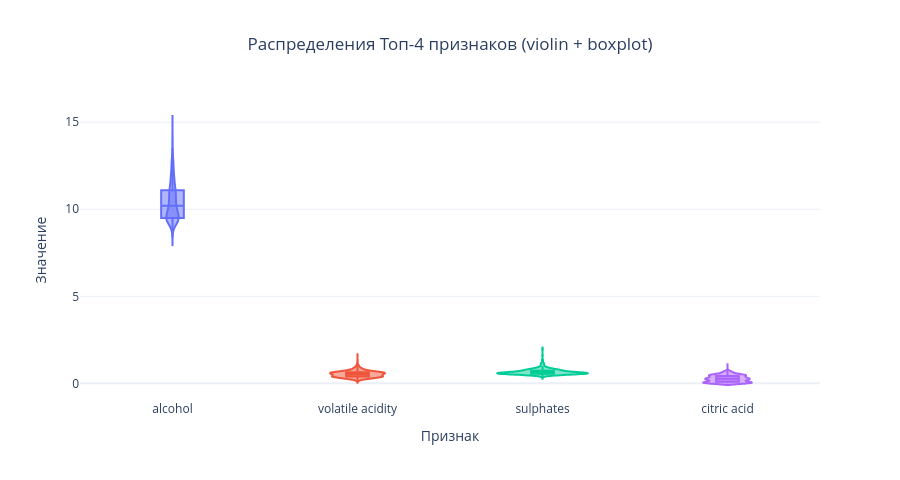

Here is the notebook cell this chart was saved with:
### Markdown cell above
### 2.4 Violinplot: распределения Топ-4 признаков

### Code cell
top4_features = ['alcohol', 'volatile acidity', 'sulphates', 'citric acid']

df_melted = df[top4_features + ['quality']].melt(
    id_vars='quality', value_vars=top4_features,
    var_name='feature', value_name='value',
)

fig = px.violin(
    df_melted, x='feature', y='value',
    box=True, points=False,
    color='feature',
    title='Распределения Топ-4 признаков (violin + boxplot)',
    labels={'feature': 'Признак', 'value': 'Значение'},
    width=900, height=480,
)
fig.update_layout(
    title={'x': 0.5, 'xanchor': 'center'},
    showlegend=False,
)
fig.show()

### Figure 1 — Plotly figure (JSON) as saved in the notebook; plotly's stock layout.template omitted (floating-point values rounded to 4 significant figures; data arrays with more than 128 entries replaced by an {"elided": "..."} marker saying what was removed)
{"data": [{"alignmentgroup": "True", "box": {"visible": true}, "hovertemplate": "Признак=%{x}<br>Значение=%{y}<extra></extra>", "legendgroup": "alcohol", "marker": {"color": "#636efa"}, "name": "alcohol", "offsetgroup": "alcohol", "orientation": "v", "points": false, "scalegroup": "True", "showlegend": true, "type": "violin", "x": {"elided": "1599 str values"}, "x0": " ", "xaxis": "x", "y": {"elided": "1599 float values"}, "y0": " ", "yaxis": "y"}, {"alignmentgroup": "True", "box": {"visible": true}, "hovertemplate": "Признак=%{x}<br>Значение=%{y}<extra></extra>", "legendgroup": "volatile acidity", "marker": {"color": "#EF553B"}, "name": "volatile acidity", "offsetgroup": "volatile acidity", "orientation": "v", "points": false, "scalegroup": "True", "showlegend": true, "type": "violin", "x": {"elided": "1599 str values"}, "x0": " ", "xaxis": "x", "y": {"elided": "1599 float values"}, "y0": " ", "yaxis": "y"}, {"alignmentgroup": "True", "box": {"visible": true}, "hovertemplate": "Признак=%{x}<br>Значение=%{y}<extra></extra>", "legendgroup": "sulphates", "marker": {"color": "#00cc96"}, "name": "sulphates", "offsetgroup": "sulphates", "orientation": "v", "points": false, "scalegroup": "True", "showlegend": true, "type": "violin", "x": {"elided": "1599 str values"}, "x0": " ", "xaxis": "x", "y": {"elided": "1599 float values"}, "y0": " ", "yaxis": "y"}, {"alignmentgroup": "True", "box": {"visible": true}, "hovertemplate": "Признак=%{x}<br>Значение=%{y}<extra></extra>", "legendgroup": "citric acid", "marker": {"color": "#ab63fa"}, "name": "citric acid", "offsetgroup": "citric acid", "orientation": "v", "points": false, "scalegroup": "True", "showlegend": true, "type": "violin", "x": {"elided": "1599 str values"}, "x0": " ", "xaxis": "x", "y": {"elided": "1599 float values"}, "y0": " ", "yaxis": "y"}], "layout": {"height": 480, "legend": {"title": {"text": "Признак"}, "tracegroupgap": 0}, "showlegend": false, "title": {"text": "Распределения Топ-4 признаков (violin + boxplot)", "x": 0.5, "xanchor": "center"}, "violinmode": "overlay", "width": 900, "xaxis": {"anchor": "y", "categoryarray": ["alcohol", "volatile acidity", "sulphates", "citric acid"], "categoryorder": "array", "domain": [0, 1], "title": {"text": "Признак"}}, "yaxis": {"anchor": "x", "domain": [0, 1], "title": {"text": "Значение"}}}}
